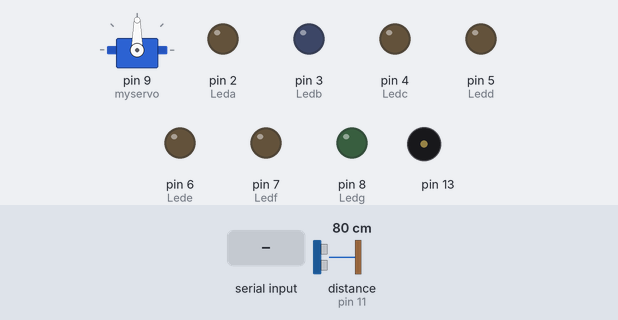
Simulated run of this sketch. Board: Arduino Uno, built with avr-gcc and run on an emulated ATmega328P. Shown: servo, output pins drawn as LEDs (lit = HIGH), buzzer (waves = sounding). Wiring (inferred from the names in the program): ultrasonic range finder: trigger pin 10; echo pin 11. The inputs (shaded band) are chosen by the test bench; at power-on: distance to the obstacle (sensor on pin 11) 80 cm. The echo pulse lasts 58.3 µs per cm; pins used as bus, display or sensor lines are not drawn; what the sketch prints to the serial monitor is not drawn.

Above: at 1.2 s.
1.3 s: "a" received over Serial
At 2.5 s:
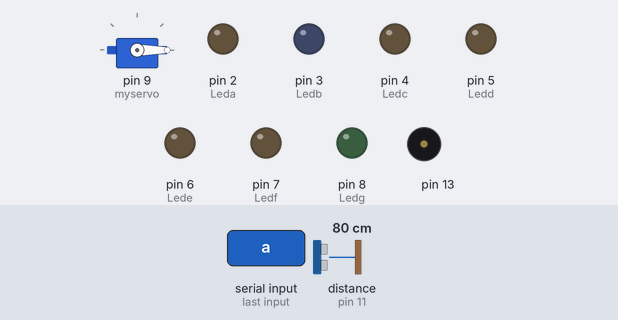
2.8 s: "b" received over Serial
At 3.7 s:
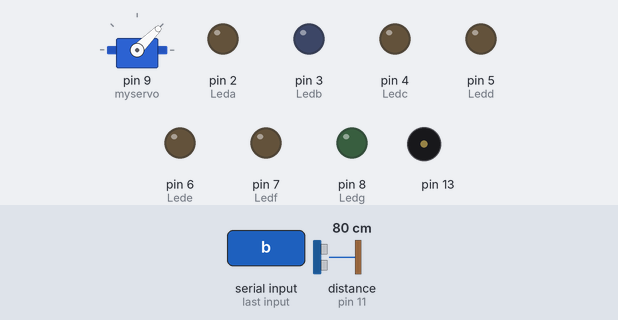
4.3 s: "d" received over Serial
At 4.8 s:
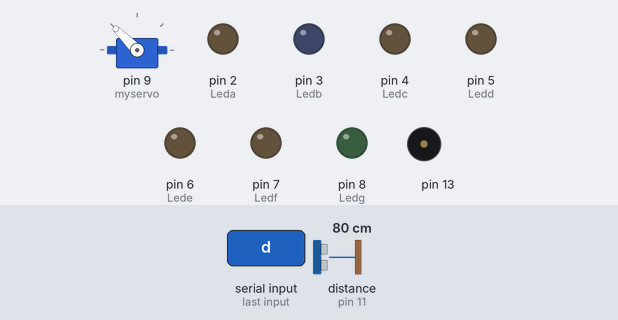
5.8 s: "e" received over Serial
At 7.0 s:
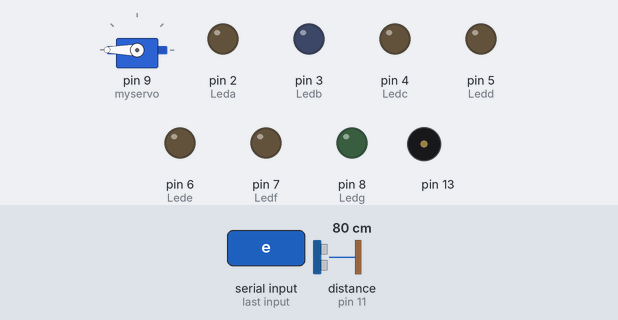
7.3 s: "5" received over Serial
At 8.4 s:
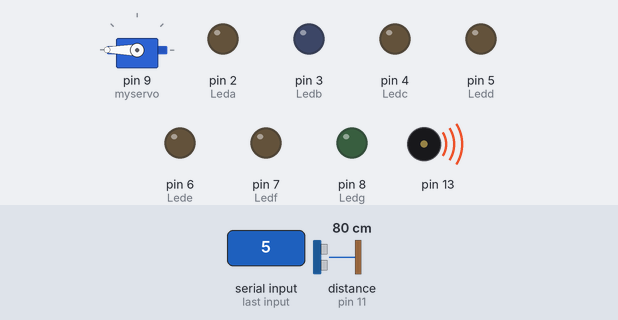
8.8 s: "c" received over Serial
At 9.6 s:
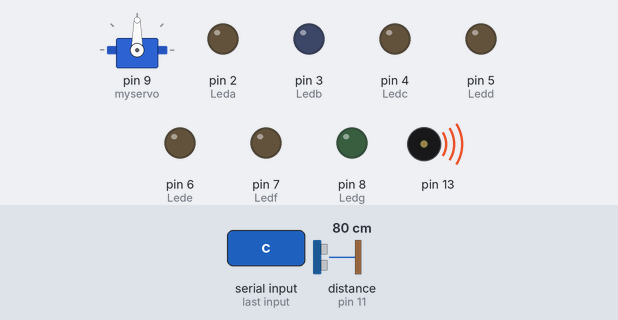
Timing chart, 0 to 11.3 s (numbered marks = the images above; inputs shaded):
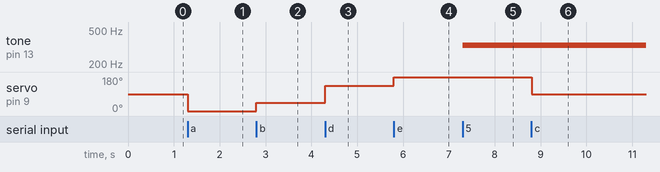

Measured:
- after the input at 1.3 s, servo on pin 9 (myservo): 90° → 0° at once
- after the input at 2.8 s, servo on pin 9 (myservo): 0° → 45° at once
- after the input at 4.3 s, servo on pin 9 (myservo): 45° → 135° at once
- after the input at 5.8 s, servo on pin 9 (myservo): 135° → 180° at once
- after the input at 7.3 s, tone on pin 13: silent → 330 Hz at once
- after the input at 8.8 s, servo on pin 9 (myservo): 180° → 90° at once

The sketch:

practica_7.ino
```cpp
#include <Servo.h>

Servo myservo;
int Leda = 2;
int Ledb = 3;
int Ledc = 4;
int Ledd = 5;
int Lede = 6;
int Ledf = 7;
int Ledg = 8;
int estado=0;
String estado1;
char buffer[10];
const int pEcho=11;
const int pTrig=10;
int distancia;
int tiempo;


void setup(){
  Serial.begin(9600);
  pinMode(Leda, OUTPUT);
  pinMode(Ledb, OUTPUT);
  pinMode(Ledc, OUTPUT);
  pinMode(Ledd, OUTPUT);
  pinMode(Lede, OUTPUT);
  pinMode(Ledf, OUTPUT);
  pinMode(Ledg, OUTPUT);
  pinMode(pEcho, INPUT);
  pinMode(pTrig, OUTPUT);
  pinMode(13,OUTPUT);
  myservo.attach(9);


}


void loop(){

    digitalWrite(pTrig, LOW);
    delayMicroseconds(2);
    digitalWrite(pTrig, HIGH);
    delayMicroseconds(10);
    digitalWrite(pTrig, LOW);

  // medimos el pulso de respuesta
  tiempo = pulseIn(pEcho, HIGH);

  distancia = (tiempo/2)/29 ;

  //Serial.print("Distancia: "); // imprime la distancia en el Monitor Serie
   Serial.println(distancia);

 if(Serial.available()>0){
 estado = Serial.read();


 }

if (estado=='a')
{

    myservo.write(0);
}
if (estado=='b')
{

    myservo.write(45);
}
if (estado=='c')
{

    myservo.write(90);
}
if (estado=='d')
{

    myservo.write(135);
}
if (estado=='e')
{

    myservo.write(180);
}
if (estado=='5')
{

   tone(13,330);
   delay(10);
}
if (estado=='6')
{

   noTone(13);
   delay(10);
}
}
```
